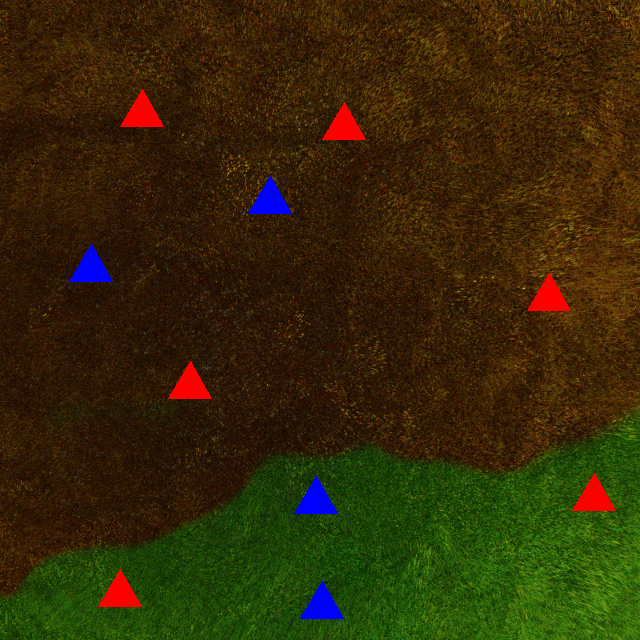
#> input picture 1.png, 640 x 640 px
$ python -i totalredtriangles.py   (imports and definitions only)
#> lines starting #> are read from the running program, lines starting #| are printed output that depends on the picture; after the words box and inside, x2 and y2 are one past the last pixel; in counts of white or black regions, pixels touching at a corner belong together
import cv2 as cv
import numpy as np

def totalRed(image):
#> called with image = '1.png'
    frame=cv.imread(image)
#> frame is the input picture: shape (640, 640, 3); mean B, G, R 7.3, 41.1, 52.4
    hsv = cv.cvtColor(frame, cv.COLOR_BGR2HSV)
#> hsv: shape (640, 640, 3); mean H, S, V 23.5, 233.2, 64.1
    lower_brown=np.array([10,100,20])
    upper_brown=np.array([20,255,200])
    lower_blue=np.array([90,50,50])
    upper_blue=np.array([130,255,255])
    lower_red1=np.array([0,100,100])
    upper_red1=np.array([10,255,255])
    lower_red2=np.array([160,100,100])
    upper_red2=np.array([180,255,255])
    mask1 = cv.inRange(hsv, lower_brown, upper_brown)
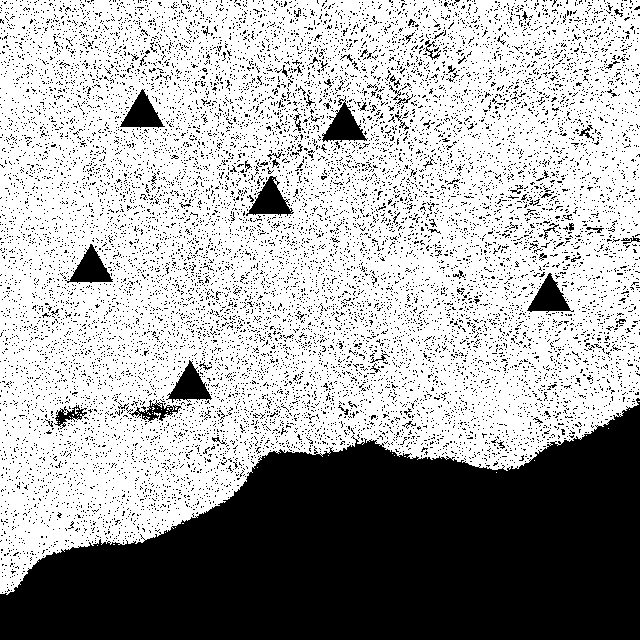
#> mask1: shape (640, 640); 66.1% white; 13849 black regions (13770 under 20 px), largest, box (x1, y1, x2, y2) and area: (0, 398, 640, 640) 99689, (322, 96, 368, 142) 936, (246, 176, 294, 216) 920
    mask2 = cv.inRange(hsv, lower_blue, upper_blue)
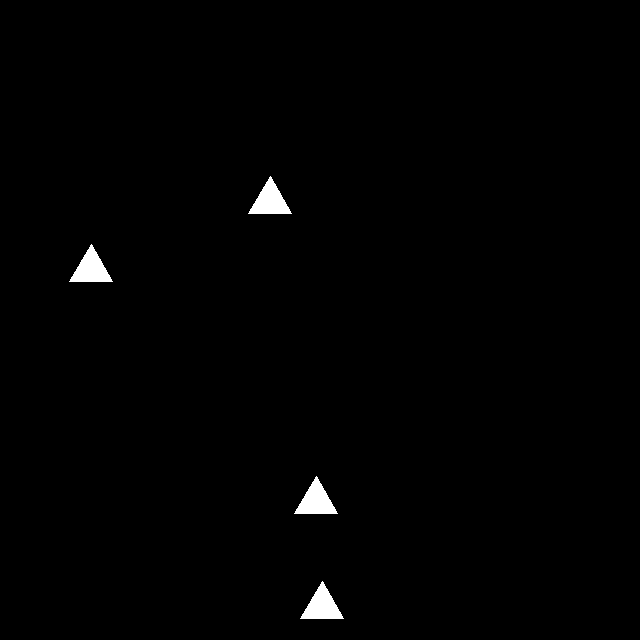
#> mask2: shape (640, 640); 0.83% white; 4 white regions, box (x1, y1, x2, y2) and area: (248, 176, 292, 214) 855, (69, 244, 113, 282) 855, (294, 476, 338, 514) 855, (300, 581, 344, 619) 855
    mask3 = cv.inRange(hsv, lower_red1, upper_red1)
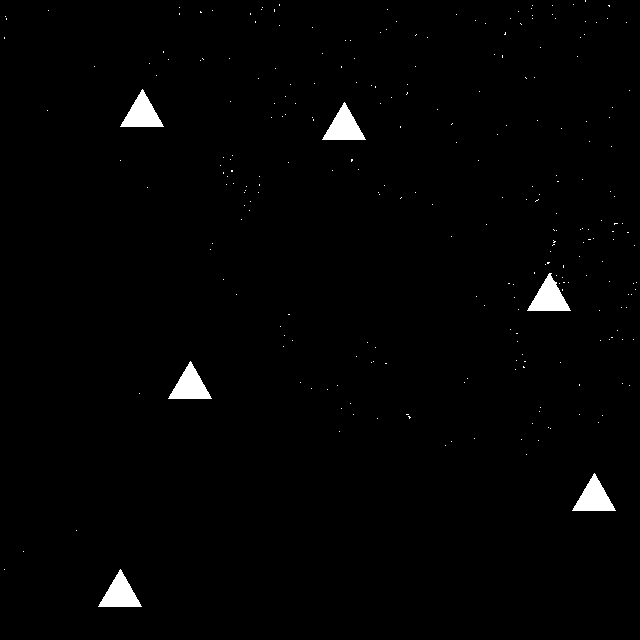
#> mask3: shape (640, 640); 1.3% white; 262 white regions (256 under 20 px)
    mask4 = cv.inRange(hsv, lower_red2, upper_red2)
#> mask4: shape (640, 640); every value is 0
    combined_mask = cv.bitwise_or( mask3, mask4)
    result= cv.bitwise_and(frame, frame, mask=combined_mask)

    gray_img = cv.cvtColor(result, cv.COLOR_BGR2GRAY)
    b=0
    _, thresh_image=cv.threshold(gray_img, 128, 255, cv.THRESH_BINARY)

    contours, heirarchy = cv.findContours(gray_img, cv.RETR_TREE, cv.CHAIN_APPROX_SIMPLE)
#> contours = 262 contours, 256 with area under 20; largest, box (x1, y1, x2, y2) and area: (527, 273, 571, 311) 799, (98, 569, 142, 607) 796, (572, 473, 616, 511) 796, (168, 361, 212, 399) 796, (322, 102, 366, 140) 796, (120, 89, 164, 127) 796

    for i, contour in enumerate(contours):
        epsilon=0.01*cv.arcLength(contour, True)
        approx=cv.approxPolyDP(contour, epsilon, True)
        cv.drawContours(result, contour, 0, (0,0,0), 4)
        x,y,w,h=cv.boundingRect(approx)
        x_mid=int(x+w/3)
        y_mid=int(y+h/1.5)
        coords=(x_mid, y_mid)
        colour=(255,0,0)
        font=cv.FONT_HERSHEY_COMPLEX_SMALL

        if len(approx)==3:
            cv.putText(result, "Triangle", coords, font, 1, colour, 1)
            b+=1
#> this loop made 262 passes
#> (epsilon, approx, x, y, w, h, x_mid, y_mid) on passes 1, 5, 21, 32, 38, 39, 42, 44, 57: (1.35, [[120, 569], [98, 606], [141, 606]], 98, 569, 44, 38, 112, 594), (1.35, [[594, 473], [572, 510], [615, 510]], 572, 473, 44, 38, 586, 498), (0.04, [[406, 414], [408, 414]], 406, 414, 3, 1, 407, 414), (0.02, [[579, 384], [579, 385]], 579, 384, 1, 2, 579, 385), (0.0341, [[523, 366], [523, 367], [524, 367]], 523, 366, 2, 2, 523, 367), (0.02, [[385, 363], [386, 363]], 385, 363, 2, 1, 385, 363), (0.02, [[524, 361], [525, 361]], 524, 361, 2, 1, 524, 361), (1.35, [[190, 361], [168, 398], [211, 398]], 168, 361, 44, 38, 182, 386), (0.02, [[611, 337], [612, 337]], 611, 337, 2, 1, 611, 337)
#> (epsilon, x, y, w, h, x_mid, y_mid) on passes 2, 3, 4, 6, 7, 8: (0, 4, 569, 1, 1, 4, 569), (0, 23, 551, 1, 1, 23, 551), (0, 76, 530, 1, 1, 76, 530), (0, 526, 454, 1, 1, 526, 454), (0, 445, 445, 1, 1, 445, 445), (0, 451, 441, 1, 1, 451, 441)
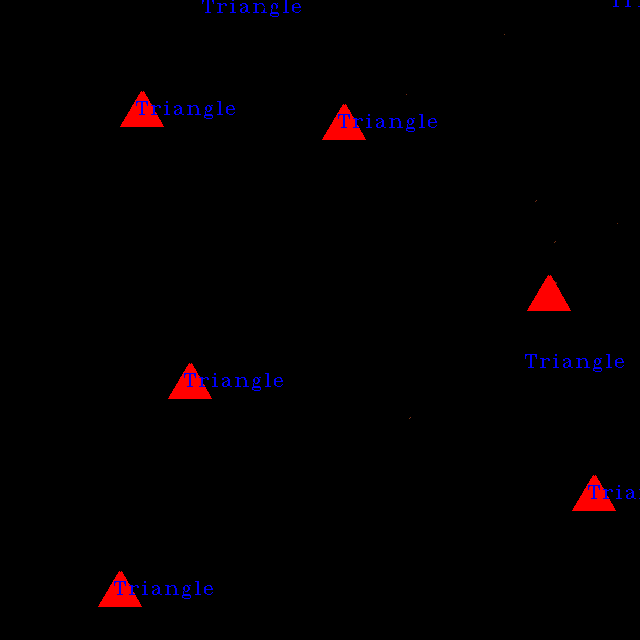
#> result: shape (640, 640, 3); mean B, G, R 1.4, 0, 3
#> after the loop, b = 8

    cv.waitKey(0)
    return b

>>> result = totalRed('1.png')

$ run again, on 10.png
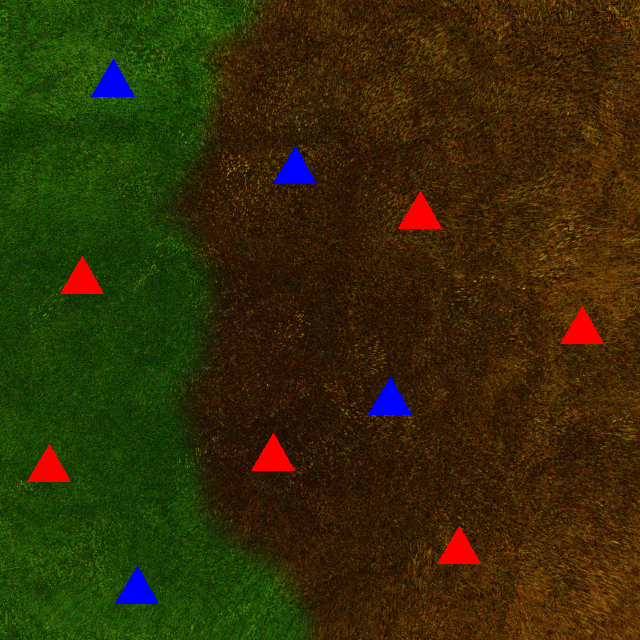
#> input picture 10.png, 640 x 640 px
#> in totalRed, frame is the input picture: shape (640, 640, 3); mean B, G, R 7.3, 44.4, 51.2
#> hsv: shape (640, 640, 3); mean H, S, V 27.4, 233.8, 65.8
#> in totalRed, `mask1 = cv.inRange(hsv, lower_brown, upper_brown)`:
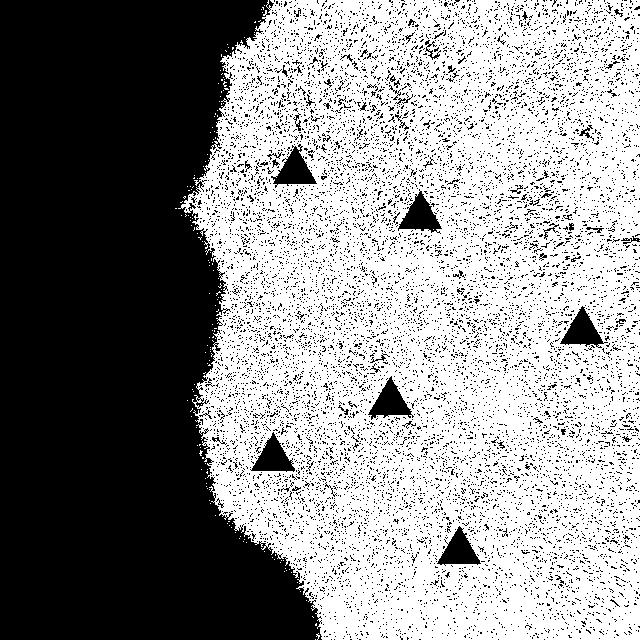
#> mask1: shape (640, 640); 55.8% white; 11218 black regions (11141 under 20 px), largest, box (x1, y1, x2, y2) and area: (0, 0, 322, 640) 147181, (398, 189, 442, 234) 921, (271, 144, 317, 188) 920
#> mask2: shape (640, 640); 0.83% white; 4 white regions, box (x1, y1, x2, y2) and area: (91, 59, 135, 97) 855, (273, 146, 317, 184) 855, (368, 377, 412, 415) 855, (115, 566, 159, 604) 855
#> mask3: shape (640, 640); 1.3% white; 295 white regions (289 under 20 px)
#> mask4: shape (640, 640); every value is 0
#> contours = 295 contours, 289 with area under 20; largest, box (x1, y1, x2, y2) and area: (437, 526, 481, 564) 796, (27, 444, 71, 482) 796, (251, 433, 295, 471) 796, (560, 306, 604, 344) 796, (60, 256, 104, 294) 796, (398, 191, 442, 229) 796
#> the loop in totalRed, `for i, contour in enumerate(contours):` made 295 passes
#> (epsilon, approx, x, y, w, h, x_mid, y_mid) on passes 30, 32, 38, 41, 47: (0.02, [[588, 574], [589, 574]], 588, 574, 2, 1, 588, 574), (0.02, [[562, 570], [563, 570]], 562, 570, 2, 1, 562, 570), (0.02, [[428, 562], [428, 563]], 428, 562, 1, 2, 428, 563), (0.04, [[510, 552], [510, 554]], 510, 552, 1, 3, 510, 554), (0.02, [[583, 534], [584, 534]], 583, 534, 2, 1, 583, 534)
#> after the loop in totalRed, `for i, contour in enumerate(contours):`:
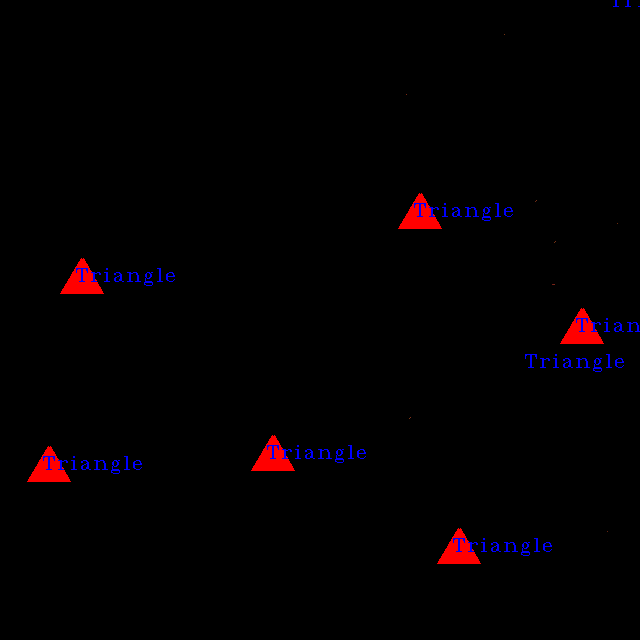
#> result: shape (640, 640, 3); mean B, G, R 1.4, 0, 2.9

$ run again, on 2.png
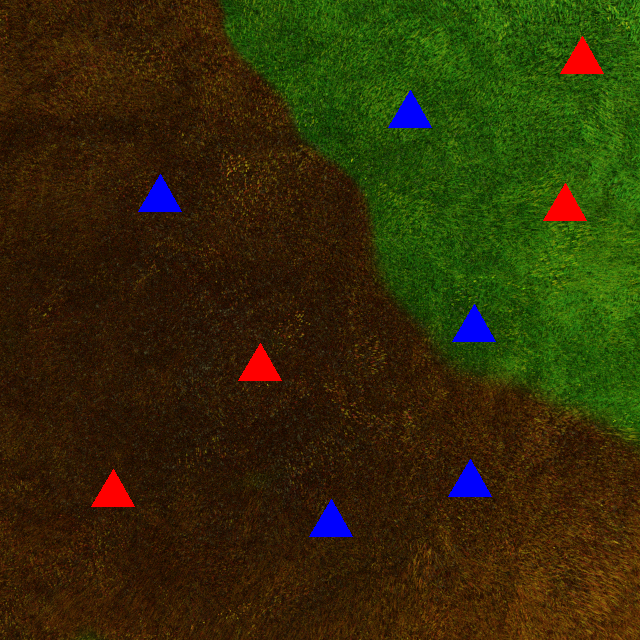
#> input picture 2.png, 640 x 640 px
#> in totalRed, frame is the input picture: shape (640, 640, 3); mean B, G, R 8.1, 44.6, 49.8
#> hsv: shape (640, 640, 3); mean H, S, V 25.3, 232.9, 65.5
#> in totalRed, `mask1 = cv.inRange(hsv, lower_brown, upper_brown)`:
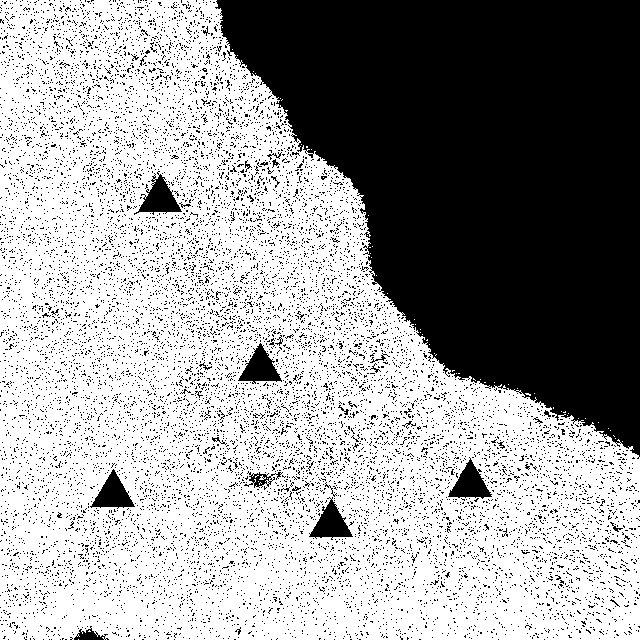
#> mask1: shape (640, 640); 62.5% white; 12555 black regions (12521 under 20 px), largest, box (x1, y1, x2, y2) and area: (215, 0, 640, 459) 122389, (134, 171, 182, 215) 930, (309, 497, 353, 540) 890
#> mask2: shape (640, 640); 1% white; 5 white regions, box (x1, y1, x2, y2) and area: (388, 90, 432, 128) 855, (138, 174, 182, 212) 855, (452, 304, 496, 342) 855, (448, 459, 492, 497) 855, (309, 499, 353, 537) 855
#> mask3: shape (640, 640); 0.88% white; 161 white regions (157 under 20 px)
#> mask4: shape (640, 640); every value is 0
#> contours = 161 contours, 157 with area under 20; largest, box (x1, y1, x2, y2) and area: (91, 469, 135, 507) 796, (238, 343, 282, 381) 796, (543, 183, 587, 221) 796, (560, 36, 604, 74) 796
#> the loop in totalRed, `for i, contour in enumerate(contours):` made 161 passes
#> (epsilon, x, y, w, h, x_mid, y_mid) on passes 1 to 8: (0, 118, 635, 1, 1, 118, 635), (0, 629, 634, 1, 1, 629, 634), (0, 437, 633, 1, 1, 437, 633), (0, 603, 631, 1, 1, 603, 631), (0, 521, 629, 1, 1, 521, 629), (0, 192, 627, 1, 1, 192, 627), (0, 597, 626, 1, 1, 597, 626), (0, 505, 621, 1, 1, 505, 621)
#> after the loop in totalRed, `for i, contour in enumerate(contours):`:
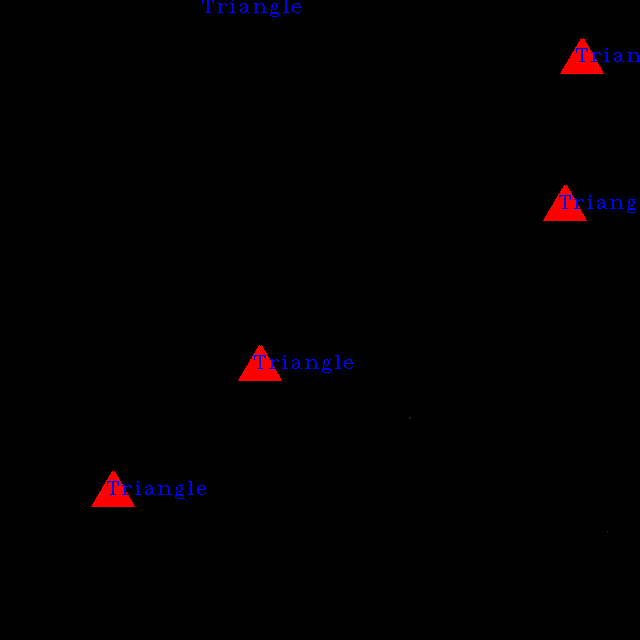
#> result: shape (640, 640, 3); mean B, G, R 0.9, 0, 1.9

$ run again, on 3.png
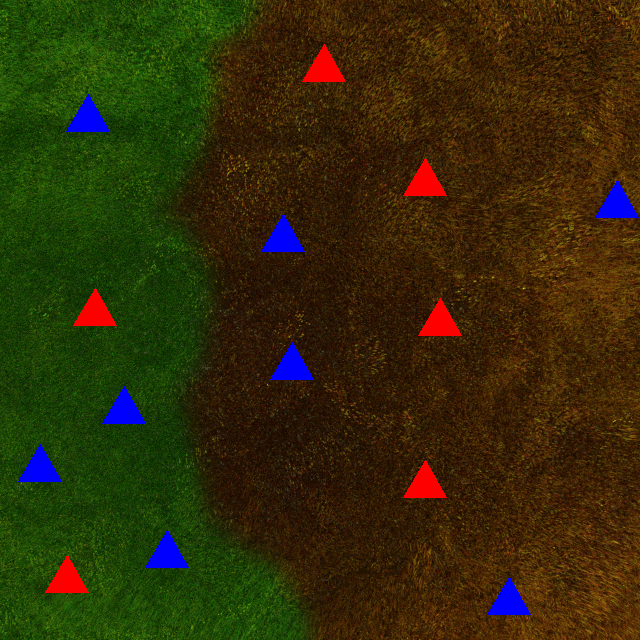
#> input picture 3.png, 640 x 640 px
#> in totalRed, frame is the input picture: shape (640, 640, 3); mean B, G, R 9.4, 44, 50.8
#> hsv: shape (640, 640, 3); mean H, S, V 28.2, 234, 67.4
#> in totalRed, `mask1 = cv.inRange(hsv, lower_brown, upper_brown)`:
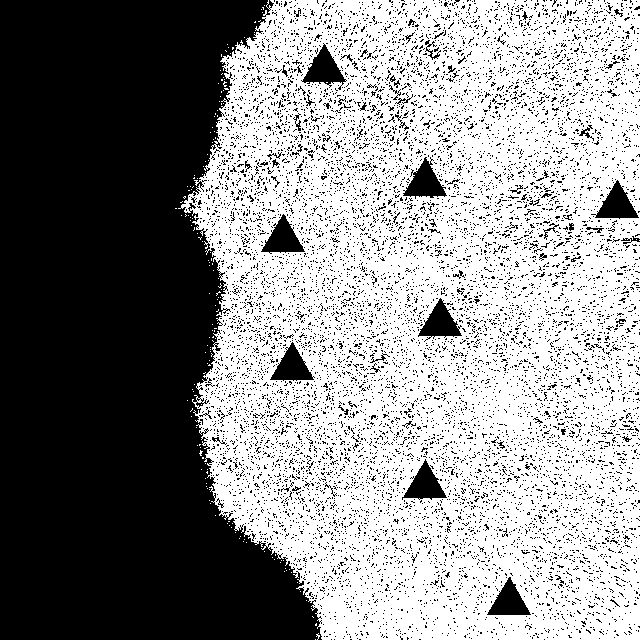
#> mask1: shape (640, 640); 55.4% white; 11133 black regions (11054 under 20 px), largest, box (x1, y1, x2, y2) and area: (0, 0, 322, 640) 147181, (403, 157, 447, 199) 923, (301, 43, 347, 90) 922
#> mask2: shape (640, 640); 1.7% white; 8 white regions, largest, box (x1, y1, x2, y2) and area: (66, 94, 110, 132) 855, (595, 180, 639, 218) 855, (261, 214, 305, 252) 855
#> mask3: shape (640, 640); 1.3% white; 293 white regions (287 under 20 px)
#> mask4: shape (640, 640); every value is 0
#> contours = 293 contours, 287 with area under 20; largest, box (x1, y1, x2, y2) and area: (45, 555, 89, 593) 796, (403, 460, 447, 498) 796, (418, 298, 462, 336) 796, (73, 288, 117, 326) 796, (403, 158, 447, 196) 796, (302, 44, 346, 82) 796
#> the loop in totalRed, `for i, contour in enumerate(contours):` made 293 passes
#> (epsilon, approx, x, y, w, h, x_mid, y_mid) on passes 29, 31, 37, 40, 41: (0.02, [[588, 574], [589, 574]], 588, 574, 2, 1, 588, 574), (0.02, [[562, 570], [563, 570]], 562, 570, 2, 1, 562, 570), (0.02, [[428, 562], [428, 563]], 428, 562, 1, 2, 428, 563), (1.35, [[67, 555], [45, 592], [88, 592]], 45, 555, 44, 38, 59, 580), (0.04, [[510, 552], [510, 554]], 510, 552, 1, 3, 510, 554)
#> after the loop in totalRed, `for i, contour in enumerate(contours):`:
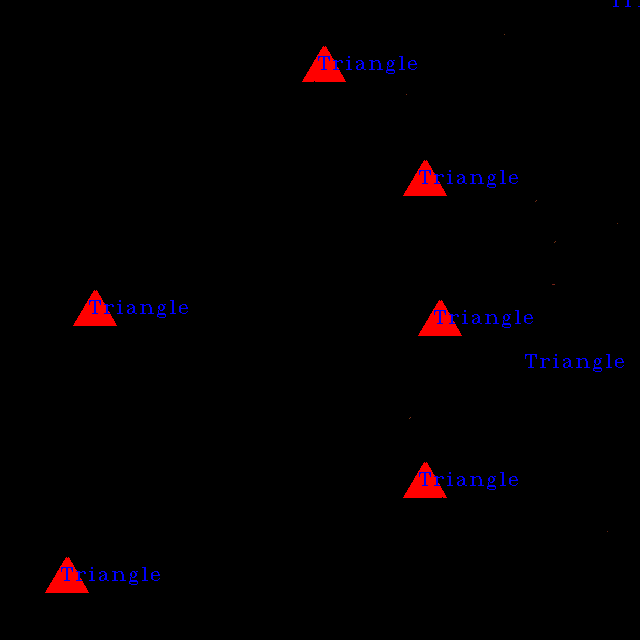
#> result: shape (640, 640, 3); mean B, G, R 1.5, 0, 2.9
